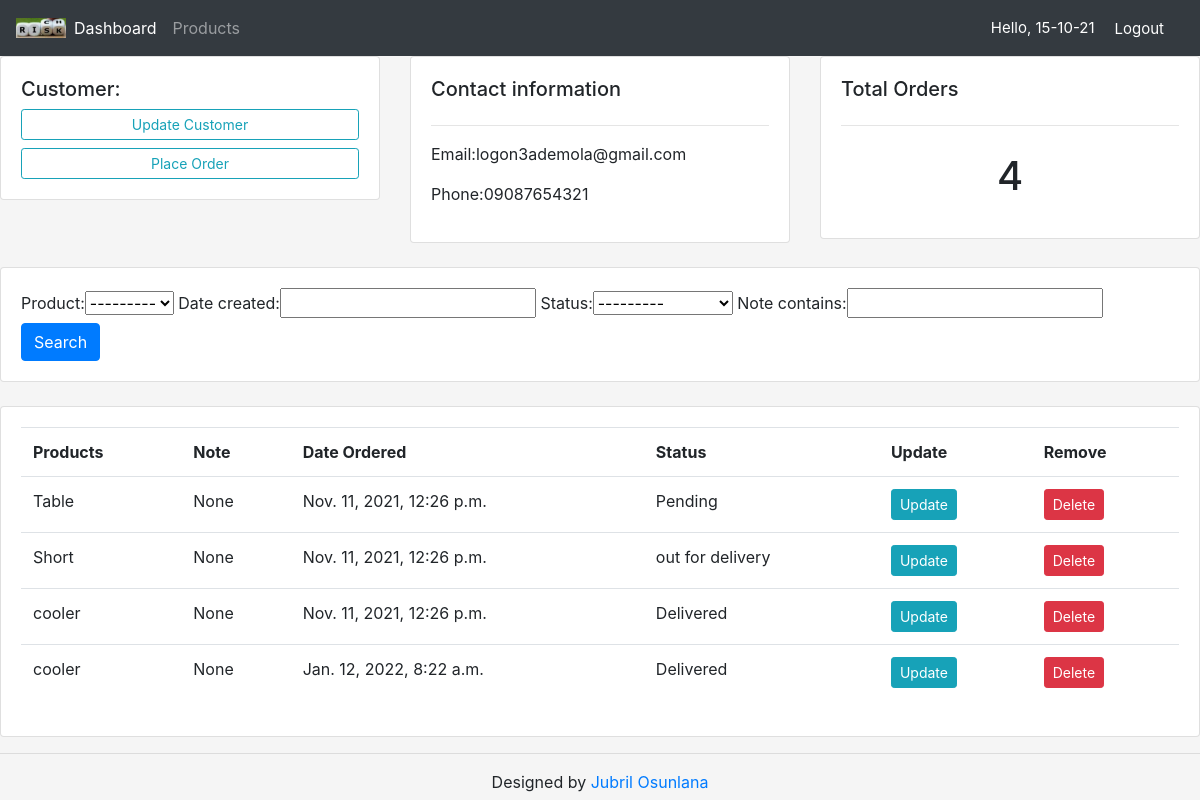
The page /customer/2/ (signed in) on the database its author committed.
### crm/models.py (models this page shows, shortened)
class Customer(models.Model):
    name = models.CharField(max_length=200, null=True)
    phone = models.CharField(max_length=200, null=True)
    email = models.EmailField(max_length=200, null= True)
    date_created = models.DateTimeField(auto_now_add=True, null=True)

class Order(models.Model):
    STATUS = (
        ('Pending', 'Pending'),
        ('out for delivery', 'Out for delivery'),
        ('Delivered', 'Delivered'),
    )
    customer = models.ForeignKey(Customer, null=True, on_delete= models.SET_NULL)
    product = models.ForeignKey(Product, null=True, on_delete= models.SET_NULL)
    date_created = models.DateTimeField(auto_now_add=True, null=True)
    status = models.CharField(max_length=200, null=True, choices=STATUS)
    note = models.CharField(max_length=1000, null=True)

class Product(models.Model):
    CATEGORY = (
        ('Indoor', 'indoor'),
        ('Outdoor', 'Outdoor'),
    )
    name = models.CharField(max_length=200, null= True)
    price = models.FloatField(null= True)
    category = models.CharField(max_length=200, null= True, choices=CATEGORY)
    description = models.CharField(max_length=200, null= True)
    date_created = models.DateTimeField(auto_now_add=True, null=True)
    tags = models.ManyToManyField(Tag)
    def __str__(self):
        return self.name

### crm/views.py (the view)
# urls.py: path('customer/<str:pk_test>/', views.customer, name = 'customer'),
@login_required(login_url='login')
def customer(request, pk_test):
    customer = Customer.objects.get(id=pk_test)
    orders = customer.order_set.all()
    order_count = orders.count()
    myFilter = OrderFilter(request.GET, queryset=orders) #this isfor searching
    orders = myFilter.qs
    context ={'customer':customer, 'orders':orders, 'order_count':order_count, 'myFilter':myFilter}
    return render(request, 'crm/customer.html', context)

### crm/templates/crm/customer.html
{% extends 'crm/main.html' %}
{% block content %}
<div class="row">
    <div class="col-md">
        <div class="card card-body">
            <h5>Customer:</h5>
            <a class=" btn btn-outline-info btn-sm btn-block"  href="">Update Customer</a>
            <a class=" btn btn-outline-info btn-sm btn-block"  href="{% url 'create_order' customer.id %}">Place Order</a>
        </div>
    </div>
    <div class="col-md">
        <div class="card card-body">
            <h5>Contact information</h5>
            <hr>
            <p>Email:{{customer.email}} </p>
            <p>Phone:{{customer.phone}} </p>
        </div>
    </div>
    <div class="col-md">
        <div class="card card-body">
            <h5>Total Orders</h5>
            <hr>
            <h1 style="text-align: center; padding: 10px">{{order_count}}</h1>
        </div>
    </div>
</div>
<br>
<div class="row">
    <div class="col">
        <div class="card card-body">
            <form method="GET">
                {{myFilter.form}}
                <button class=" btn btn-primary" type="submit">Search</button>
            </form>
        </div>
    </div>
</div>
<br>
<div class="row">
    <div class="col-md">
        <div class="card card-body">
            <table class="table tables-sm">
                <tr>
                    <th>Products</th>
                    <th>Note</th>
                    <th>Date Ordered</th>
                    <th>Status</th>
                    <th>Update</th>
                    <th>Remove</th>
                </tr>
                {% for order in orders %}
                <tr>
                    <td>{{order.product}}</td>
                    <td>{{order.note}}</td>
                    <td>{{order.date_created}}</td>
                    <td>{{order.status}}</td>
                    <td><a class="btn btn-primary btn-sm btn-info" href="{% url 'update_order' order.id %}">Update</a></td>
                    <td><a class="btn btn-primary btn-sm btn-danger" href="{% url 'delete_order' order.id %}">Delete</a></td>
                </tr>
                {% endfor %}
            </table>
        </div>
    </div>
</div>
{% endblock %}

### crm/templates/crm/navbar.html (shortened to what this page needs)
{% load static %}
<nav class="navbar navbar-expand-lg navbar-dark bg-dark">
   <img src="{% static '/images/logo.jpg' %}" alt="" width="50px" height="20px">
    <div class="collapse navbar-collapse" id="navbarNav">
      <ul class="navbar-nav">
        <li class="nav-item active">
          <a class="nav-link" href="{% url 'home' %}">Dashboard</a>
        </li>
        <li class="nav-item">
          <a class="nav-link" href="{% url 'products' %}">Products</a>
        </li>
      </ul>
    </div>
    <span class="hello-msg">Hello, {{ request.user}}</span>
    <span ><a class="hello-msg" href="{% url 'logout' %}">Logout</a></span>
  </nav>

### static/css/main.css (style rules this page uses)
body { background-color: whitesmoke; }

### crm/templates/crm/navbar.html (style rules this page uses)
.hello-msg { font-size:15px; color: #fff; margin-right: 20px; }

### rows shown on the page
Customer: email "logon3ademola@gmail.com", phone "09087654321"
Order: product "Table", note "None", date_created "Nov. 11, 2021, 12:26 p.m.", status "Pending"
Order: product "Short", note "None", date_created "Nov. 11, 2021, 12:26 p.m.", status "out for delivery"
Order: product "cooler", note "None", date_created "Nov. 11, 2021, 12:26 p.m.", status "Delivered"
Order: product "cooler", note "None", date_created "Jan. 12, 2022, 8:22 a.m.", status "Delivered"

### other values the page prints
{{ request.user }} "15-10-21"
{{ order_count }} "4"
